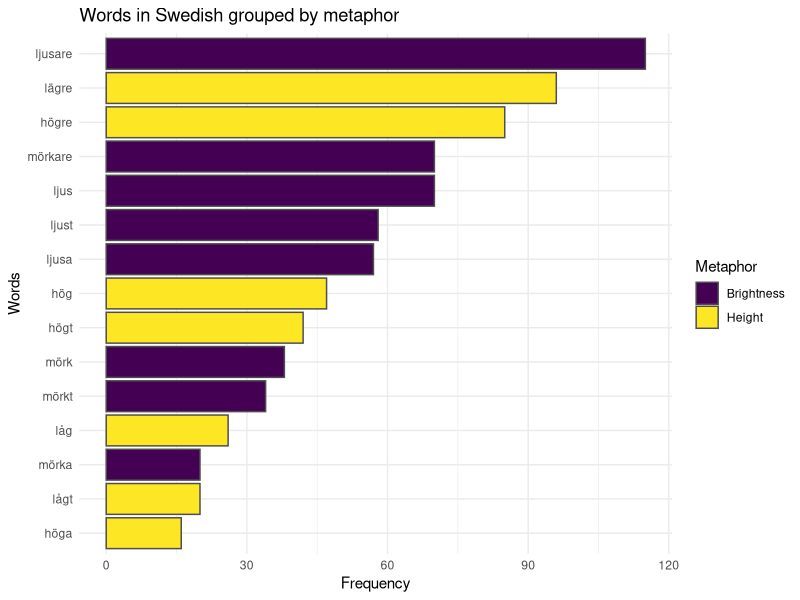

This chart was generated by the following R code: (Note: this script raises an error after producing the figure.)
# FINAL ANAlYSIS MUSIC EXP DATA
# OCTOBER 2017
library(data.table)
library(ggplot2)
library(viridis)
library(Hmisc)
library(plyr)

df_full= read.csv2("all_data_CLEAN.csv",na.strings = c(""),stringsAsFactors = F)
#remove some columns
df=df_full[,-c(1,3,13,14,15,16,17,18)]
df=df[!duplicated(df), ]

########## 1. WORDS ########

#### 1.1 Words by metaphor ###
wordsMeta=df[,c(5,6,11)]
wordsMeta=wordsMeta[wordsMeta$Scope!="none" & wordsMeta$Scope!="NA",]
wordsMeta$Scope[wordsMeta$Words=="tok"]="Fullness"
wordsMeta=data.table(na.omit(wordsMeta))

#Swedish
wordsMetaSwe=wordsMeta[wordsMeta$Language=="Swedish"]
wordsMetaSwe[,Freq := .N, by=Words]
wordsMetaSwe=unique(wordsMetaSwe)
wordsMetaSwe=wordsMetaSwe[order(-Freq)]
wordsMetaSwe=wordsMetaSwe[1:15,]

#wordsMetaSwe=data.frame(sort(table(wordsMetaSwe$Scope), decreasing=T))

wmSwe=ggplot(wordsMetaSwe,aes(reorder(Words,Freq),Freq)) + 
  geom_bar(stat = "identity",aes(fill=Scope),colour="gray30") +
  scale_fill_viridis("Metaphor",discrete = TRUE, option = "D") +
  theme(axis.text.x = element_text(angle = 90, hjust = 1)) +
  ggtitle("Words in Swedish grouped by metaphor") +
  xlab("Words") +
  ylab("Frequency") +
  coord_flip() +
  theme_minimal()
wmSwe

#Turkish
wordsMetaTur=wordsMeta[wordsMeta$Language=="Turkish"]
wordsMetaTur$Scope[wordsMetaTur=="tok"]="Fullness"
wordsMetaTur[,Freq := .N, by=Words]
wordsMetaTur=unique(wordsMetaTur)
wordsMetaTur=wordsMetaTur[order(-Freq)]
wordsMetaTur=wordsMetaTur[1:15,]
wmTur=ggplot(wordsMetaTur,aes(reorder(Words,Freq),Freq)) + 
  geom_bar(stat = "identity",aes(fill=Scope),colour="gray30") +
  scale_fill_viridis("Metaphor",discrete = TRUE, option = "D") +
  theme(axis.text.x = element_text(angle = 90, hjust = 1)) +
  ggtitle("Words in Turkish grouped by metaphor") +
  xlab("Words") +
  ylab("Frequency") +
  coord_flip() +
  theme_minimal()
wmTur

#### 1.2 Words by PoS  ###
wordsPoS=df[,c(6,11)]
wordsPoS$PoS=revalue(wordsPoS$Words, c("ljusare"="Adj-C","lägre"="Adj-C",
                           "högre"="Adj-C","mörkare"="Adj-C",
                           "ljus"="Adj-P","ljust"="Adj-P","ljusa"="Adj-P",
                           "mörk"="Adj-P","mörka"="Adj-P","mörkt"="Adj-P",
                           "hög"="Adj-P","högt"="Adj-P","höga"="Adj-P",
                           "låg"="Adj-P","lågt"="Adj-P","högre upp"="ADV",
                           "högt upp"="ADV","upp"="ADV","över"="PREP",
                           "under"="PREP","djup"="Adj-P","första"="REF",
                           "andra"="REF","ner"="ADV","kalin"="Adj","ince"="Adj","yuksek"="Adj",
                           "inceydi"="Adj-Past","kalindi"="Adj-Past","kalinlikta"="N",
                           "dusuk"="Adj","kalina"="Adj-Dat","koyu"="Adj","altan"="Adj-Abl",
                           "alcak"="Adj","kalinlik"="N","inceye"="Adj-Dat","tok"="Adj","yukariya"="Adj-Dat"))

wordsPoS=data.table(na.omit(wordsPoS))

#Swedish
wordsPoSSwe=wordsPoS[wordsPoS$Language=="Swedish"]
wordsPoSSwe[,Freq := .N, by=Words]
wordsPoSSwe=unique(wordsPoSSwe)
wordsPoSSwe=wordsPoSSwe[order(-Freq)]
wordsPoSSwe=wordsPoSSwe[1:15,]

PoSSwe=ggplot(wordsPoSSwe,aes(reorder(Words,Freq),Freq)) + 
  geom_bar(stat = "identity",aes(fill=PoS),colour="gray30") +
  scale_fill_viridis("PoS",discrete = TRUE, option = "D") +
  theme(axis.text.x = element_text(angle = 90, hjust = 1)) +
  ggtitle("Words in Swedish grouped by Parts of speech") +
  xlab("Words") +
  ylab("Frequency") +
  coord_flip() +
  theme_minimal()
PoSSwe

#Turkish
wordsPoSTur=wordsPoS[wordsPoS$Language=="Turkish"]
wordsPoSTur[,Freq := .N, by=Words]
wordsPoSTur=unique(wordsPoSTur)
wordsPoSTur=wordsPoSTur[order(-Freq)]
wordsPoSTur=wordsPoSTur[1:15,]

PoSTur=ggplot(wordsPoSTur,aes(reorder(Words,Freq),Freq)) + 
  geom_bar(stat = "identity",aes(fill=PoS),colour="gray30") +
  scale_fill_viridis("PoS",discrete = TRUE, option = "D") +
  theme(axis.text.x = element_text(angle = 90, hjust = 1)) +
  ggtitle("Words in Turkish grouped by Parts of speech") +
  xlab("Words") +
  ylab("Frequency") +
  coord_flip() +
  theme_minimal()
PoSTur

### 1.3a Words by lemmata ###
wordsLem=df[,c(6,11)]
wordsLem$Lem=revalue(wordsPoS$Words, c("ljusare"="bright","lägre"="low","djupa"="deep",
                                       "högre"="high","mörkare"="dark",
                                       "ljus"="bright","ljust"="bright","ljusa"="bright",
                                       "mörk"="dark","mörka"="dark","mörkt"="dark",
                                       "hög"="high","höjd"="high","högt"="high","höga"="high",
                                       "låg"="low","lågt"="low","högre upp"="high up",
                                       "högt upp"="high up","upp"="up","över"="over",
                                       "under"="under","djup"="deep","första"="first",
                                       "andra"="other","ner"="down","kalin"="thick","ince"="thin","yuksek"="high",
                                       "inceydi"="thin","kalindi"="thick","kalinlikta"="thick",
                                       "dusuk"="low","kalina"="thick","koyu"="dark","altan"="below",
                                       "alcak"="low","kalinlik"="thick","inceye"="thin","tok"="full","yukariya"="high"))

wordsLem=data.table(na.omit(wordsLem))

#Swedish
wordsLemSwe=wordsLem[wordsLem$Language=="Swedish"]
wordsLemSwe[,Freq := .N, by=Words]
wordsLemSwe=unique(wordsLemSwe)
wordsLemSwe=wordsLemSwe[order(-Freq)]
wordsLemSwe=wordsLemSwe[1:15,]

LemSwe=ggplot(wordsLemSwe,aes(reorder(Words,Freq),Freq)) + 
  geom_bar(stat = "identity",aes(fill=Lem),colour="gray30") +
  scale_fill_viridis("Lemma",discrete = TRUE, option = "D") +
  theme(axis.text.x = element_text(angle = 90, hjust = 1)) +
  ggtitle("Words in Swedish grouped by lemmata") +
  xlab("Words") +
  ylab("Frequency") +
  coord_flip() +
  theme_minimal()
LemSwe

#Turkish
wordsLemTur=wordsLem[wordsLem$Language=="Turkish"]
wordsLemTur[,Freq := .N, by=Words]
wordsLemTur=unique(wordsLemTur)
wordsLemTur=wordsLemTur[order(-Freq)]
wordsLemTur=wordsLemTur[1:15,]

LemTur=ggplot(wordsLemTur,aes(reorder(Words,Freq),Freq)) + 
  geom_bar(stat = "identity",aes(fill=Lem),colour="gray30") +
  scale_fill_viridis("Lemma",discrete = TRUE, option = "D") +
  theme(axis.text.x = element_text(angle = 90, hjust = 1)) +
  ggtitle("Words in Turkish grouped by lemmata") +
  xlab("Words") +
  ylab("Frequency") +
  coord_flip() +
  theme_minimal()
LemTur

### 1.3b Lemmata  ###
wordsLem2=wordsLem[,-1]

#Swedish
wordsLemSwe2=wordsLem2[wordsLem2$Language=="Swedish"]
wordsLemSwe2[,Freq := .N, by=Lem]
wordsLemSwe2=unique(wordsLemSwe2)
wordsLemSwe2=wordsLemSwe2[order(-Freq)]
wordsLemSwe2=wordsLemSwe2[1:5,]

LemSwe2=ggplot(wordsLemSwe2,aes(reorder(Lem,Freq),Freq)) + 
  geom_bar(stat = "identity",fill="#440154FF",colour="gray30") +
  scale_fill_viridis("Lemma",discrete = TRUE, option = "D") +
  theme(axis.text.x = element_text(angle = 90, hjust = 1)) +
  ggtitle("The most frequently used lemmata in Turdish") +
  xlab("Words") +
  ylab("Frequency") +
  coord_flip() +
  theme_minimal()
LemSwe2

#Turkish
wordsLemTur2=wordsLem2[wordsLem2$Language=="Turkish"]
wordsLemTur2[,Freq := .N, by=Lem]
wordsLemTur2=unique(wordsLemTur2)
wordsLemTur2=wordsLemTur2[order(-Freq)]
wordsLemTur2=wordsLemTur2[1:5,]

LemTur2=ggplot(wordsLemTur2,aes(reorder(Lem,Freq),Freq)) + 
  geom_bar(stat = "identity",fill="#440154FF",colour="gray30") +
  scale_fill_viridis("Lemma",discrete = TRUE, option = "D") +
  theme(axis.text.x = element_text(angle = 90, hjust = 1)) +
  ggtitle("The most frequently used lemmata in Turkish") +
  xlab("Words") +
  ylab("Frequency") +
  coord_flip() +
  theme_minimal()
LemTur2

### 1.4 Subject ####
dfSubj=df[df$Subject!="clip" & df$Subject!="instrument"&
          df$Subject!="NA" & df$Subject!="part",]
dfSubj$Subject[dfSubj$Subject=="voice"|dfSubj$Subject=="gender"]="gender+voice"
Subjects=round(prop.table(table(dfSubj$Subject,dfSubj$Language),2),2)
barplot(Subjects,beside=T,legend=T,ylim=c(0,1))

########## 2. METAPHORS ########

#### 2.1 Metaphor usage  ####

#Swedish
dfS=df[df$Language=="Swedish",]
dfS=ftable(dfS$File,dfS$Scope)
wtS=rowSums(dfS)
dfS=round(prop.table(as.matrix(dfS),1),2)
dfS=data.frame(dfS,wtS)
dfS$Language="Swedish"

dfS=ddply(dfS,"Language",summarise,
                   H= weighted.mean(Height,wtS), 
                   B=weighted.mean(Brightness,wtS),
                   Hse=sqrt(wtd.var(Height,wtS))/sqrt(nrow(dfS)),
                   Bse=sqrt(wtd.var(Brightness,wtS))/sqrt(nrow(dfS)))

dfS <- transform(dfS, Hlower=H-Hse, Hupper=H+Hse,Blower=B-Bse,
                          Bupper=B+Bse)

dfS=melt(dfS,Language=Language)

dfS=data.frame(cbind(dfS[1:2,],
                              dfS[3:4,2:3]))
dfS[,c(3,5)]=round(dfS[,c(3,5)],3)

BarSwe <- ggplot(dfS, aes(x=variable, y=value, fill=Language)) + 
  geom_bar(position=position_dodge(),stat="identity",fill="#21908CFF" ,colour="gray30") +
  geom_errorbar(aes(ymin=value-value.1, ymax=value+value.1), width=.2,
                position=position_dodge(.9)) +
  geom_text(aes(label = value, y = 0.3, size = 3)) +
  scale_y_continuous(name="Mean Proportions", limits=c(0, 1)) +
  scale_x_discrete(breaks=c("H","B"),
                   labels=c("Height", "Brightness")) +
  xlab("Metaphors") +
  ggtitle("Swedish pitch metaphors in speech") +
  theme_minimal() +
  theme(plot.title=element_text(lineheight=0.8,hjust=0.5,face="bold", size=20),
        axis.title.x=element_text(face="bold",size=17), 
        axis.text.x=element_text(size=15),
        axis.title.y=element_text(face="bold",size=17),
        axis.text.y=element_text(size=15),
        legend.position = "none")
BarSwe

#Turkish
dfT=df[df$Language=="Turkish",]
#we collapse "Brightness" and "Other"
dfT$Scope[dfT$Scope=="Brightness"]="Other"
dfT=ftable(dfT$File,dfT$Scope)
wtT=rowSums(dfT)
dfT=round(prop.table(as.matrix(dfT),1),2)
dfT=data.frame(dfT,wtT)
dfT$Language="Turkish"

dfT=ddply(dfT,"Language",summarise,
          H= weighted.mean(Height,wtT), 
          Th=weighted.mean(Thickness,wtT),
          O=weighted.mean(Other,wtT),
          Hse=sqrt(wtd.var(Height,wtT))/sqrt(nrow(dfT)),
          Thse=sqrt(wtd.var(Thickness,wtT))/sqrt(nrow(dfT)),
          Ose=sqrt(wtd.var(Other,wtT))/sqrt(nrow(dfT)))

dfT <- transform(dfT, Hlower=H-Hse, Hupper=H+Hse,Thlower=Th-Thse,
                 Thupper=Th+Thse,Olower=O-Ose,Oupper=O+Ose)

dfT=melt(dfT,Language=Language)

dfT=data.frame(cbind(dfT[1:3,],
                     dfT[4:6,2:3]))

dfT[,c(3,5)]=round(dfT[,c(3,5)],3)

BarTur <- ggplot(dfT, aes(x=variable, y=value, fill=Language)) + 
  geom_bar(position=position_dodge(),stat="identity",fill="#21908CFF" ,colour="gray30") +
  geom_errorbar(aes(ymin=value-value.1, ymax=value+value.1), width=.2,
                position=position_dodge(.9)) +
  geom_text(aes(label = value, y = 0.3, size = 3)) +
  scale_y_continuous(name="Mean Proportions", limits=c(0, 1)) +
  scale_x_discrete(breaks=c("H","Th","O"),
                   labels=c("Height","Thickness","Other")) +
  xlab("Metaphors") +
  ggtitle("Turkish pitch metaphors in speech") +
  theme_minimal() +
  theme(plot.title=element_text(lineheight=0.8,hjust=0.5,face="bold", size=20),
        axis.title.x=element_text(face="bold",size=17), 
        axis.text.x=element_text(size=15),
        axis.title.y=element_text(face="bold",size=17),
        axis.text.y=element_text(size=15),
        legend.position = "none")
BarTur

#### 2.2 Consistency over time ####
#Swedish height and Turkish thickness, lineplot with error bars

#Swedish
conS=df[df$Language=="Swedish" & !df$Trial>25,]
conS=conS[,-c(4,6,7,8,9,10,11)]
conS=conS[,c(1,2,4)]
wMeans=c()
wSEs=c()
for(i in seq(1,25)){
  t=conS[conS$Trial==i,]
  fTab=ftable(t,col.vars = "File")
  cSum=colSums(fTab)
  fTab=round(prop.table(as.matrix(fTab),2),2)
  fTab=rbind(fTab,cSum)
  wMean=weighted.mean(fTab[2,],fTab[3,])
  wMeans=append(wMeans,wMean)
  wSE=sqrt(wtd.var(fTab[2,],fTab[3,]))/sqrt(ncol(fTab))
  wSEs=append(wSEs,wSE)
}
conS=data.frame(Trial=seq(1,25),wMeans,wSEs)

consistencyS=ggplot(conS,aes(x=Trial, y=wMeans)) +
  geom_line(size = 1.5,color="#21908CFF") +
  geom_point(size=1.5,color="gray30") +
  geom_errorbar(aes(ymin=wMeans-wSEs,ymax=wMeans+wSEs),width=0.3,color="gray30") +
  scale_y_continuous(name="Mean proportion of Height expressions", limits=c(0,1)) +
  ggtitle("Swedish participants' Usage of HEIGHT by trial") +
  ylab("Trial") +
  theme_minimal()
consistencyS

#Turkish
conT=df[df$Language=="Turkish" & !df$Trial>25,]
conT=conT[,-c(4,6,7,8,9,10,11)]
conT=conT[,c(1,2,4)]
conT = conT[order(conT$Trial,conT$File),] 
wMeans=c()
wSEs=c()
for(i in seq(1,25)){
  t=conT[conT$Trial==i,]
  fTab=ftable(t,col.vars = "File")
  cSum=colSums(fTab)
  fTab=round(prop.table(as.matrix(fTab),2),2)
  fTab=rbind(fTab,cSum)
  wMean=weighted.mean(tail(fTab,2)[1,],tail(fTab,2)[2,])
  wMeans=append(wMeans,wMean)
  wSE=sqrt(wtd.var(tail(fTab,2)[1,],tail(fTab,2)[2,]))/sqrt(ncol(fTab))
  wSEs=append(wSEs,wSE)
}
conT=data.frame(Trial=seq(1,25),wMeans,wSEs)

consistencyT=ggplot(conT,aes(x=Trial, y=wMeans)) +
  geom_line(size = 1.5,color="#21908CFF") +
  geom_point(size=1.5,color="gray30") +
  geom_errorbar(aes(ymin=wMeans-wSEs,ymax=wMeans+wSEs),width=0.3,color="gray30") +
  scale_y_continuous(name="Mean proportion of Height expressions", limits=c(0,1.01)) +
  ggtitle("Turkish participants' Usage of THICKNESS by trial") +
  ylab("Trial") +
  theme_minimal()
consistencyT

#simpson's diversity index
# (n*(n-1)) / N(N-1)

#Swedish
conS=df[df$Language=="Swedish" & !df$Trial>25,]
conS=conS[,-c(4,6,7,8,9,10,11)]
conS=conS[,c(1,2,4)]
sDivs=c()
for(i in seq(1,25)){
  t=conS[conS$Trial==i,]
  fTab=ftable(t,col.vars = "File")
  N=sum(fTab)
  n=sum(fTab[2,])
  sDiv= (n*(n-1)) / (N*(N-1))
  sDivs=append(sDivs,sDiv)
}
conS=data.frame(Trial=seq(1,25),sDivs)















###2.3. consistency by participant ###
conS=df[df$Language=="Swedish" & !df$Trial>25,]
conS=conS[,-c(4,6,7,8,9,10,11)]
conS=conS[,c(1,2,4)]
conS$File=as.numeric(gsub("swe", "",conS$File))
wMeans=c()
wSEs=c()
for(i in seq(1,25)){
  t=conS[conS$File==i,]
  fTab=ftable(t,col.vars = "Trial")
  cSum=colSums(fTab)
  fTab=round(prop.table(as.matrix(fTab),2),2)
  fTab=rbind(fTab,cSum)
  wMean=weighted.mean(tail(fTab,2)[1,],tail(fTab,2)[2,])
  wMeans=append(wMeans,wMean)
  wSE=sqrt(wtd.var(tail(fTab,2)[1,],tail(fTab,2)[2,]))/sqrt(ncol(fTab))
  wSEs=append(wSEs,wSE)
}
conS=data.frame(Participant=seq(1,25),wMeans,wSEs)





#t1=conS[conS$Trial==6,]
#t1=ftable(t1$File,t1$Scope)
#wtS=rowSums(t1)
#t1=round(prop.table(as.matrix(t1),1),2)
#t1=data.frame(t1,wtS)
#t1$Language="Swedish"
#conS=prop.table(table(conS),1)

#conS1=data.table(conS)
#conS1[,Freq := .N, by=c(Trial,Scope)]

#conS=ftable(conS$File,conS$Scope)
#wtS=rowSums(conS)
#conS=round(prop.table(as.matrix(conS),1),2)
#conS=data.frame(conS,wtS)
#conS$Language="Swedish"


#solution? with fixed Trial

wtS=as.vector(table(conS$Trial))


a=ftable(t1,col.vars = "File")
b=colSums(a)
a=round(prop.table(as.matrix(a),2),2)
a=rbind(a,b)
wMean=weighted.mean(a[2,],a[3,])



conS$wMean=apply(conS,1,function(x) weighted.mean(x[2],x[3]))

conS$test=conS[,1]*conS[,2]
conS=ddply(conS,"Language",summarise,
           M= weighted.mean(Height,wtS),
           Hse=sqrt(wtd.var(Height,wtS))/sqrt(nrow(conS)))
